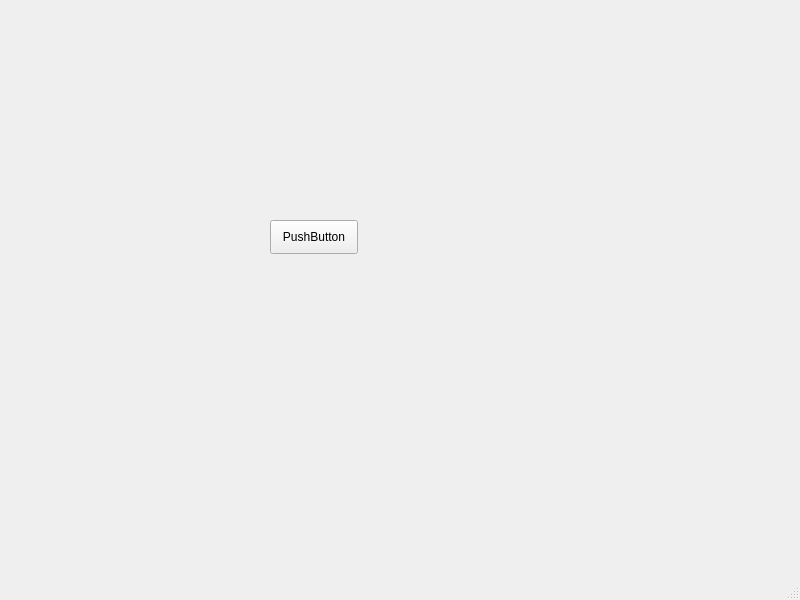
<?xml version="1.0" encoding="UTF-8"?>
<ui version="4.0">
 <class>MainWindow</class>
 <widget class="QMainWindow" name="MainWindow">
  <property name="geometry">
   <rect>
    <x>0</x>
    <y>0</y>
    <width>800</width>
    <height>600</height>
   </rect>
  </property>
  <property name="windowTitle">
   <string>MainWindow</string>
  </property>
  <widget class="QWidget" name="centralwidget">
   <widget class="QPushButton" name="pushButton">
    <property name="geometry">
     <rect>
      <x>270</x>
      <y>220</y>
      <width>88</width>
      <height>34</height>
     </rect>
    </property>
    <property name="text">
     <string>PushButton</string>
    </property>
   </widget>
  </widget>
  <widget class="QMenuBar" name="menubar">
   <property name="geometry">
    <rect>
     <x>0</x>
     <y>0</y>
     <width>800</width>
     <height>30</height>
    </rect>
   </property>
  </widget>
  <widget class="QStatusBar" name="statusbar"/>
 </widget>
 <resources/>
 <connections/>
</ui>
